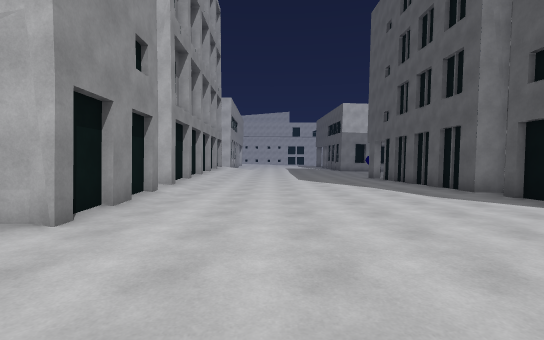
View 1 (above)

24 first-person views from a walk through a Unity game level. The camera is 1.5 m above the floor, tilts 2° down and sees 85° across. The floor is counted in squares, 2 m on a side. Each view is taken from the middle of a square. On the plan, view 1 faces up. The plan holds only what a view shows up to about 10 squares ahead; the rest is blank. The place goes on beyond the plan. The player is left out.

View 2
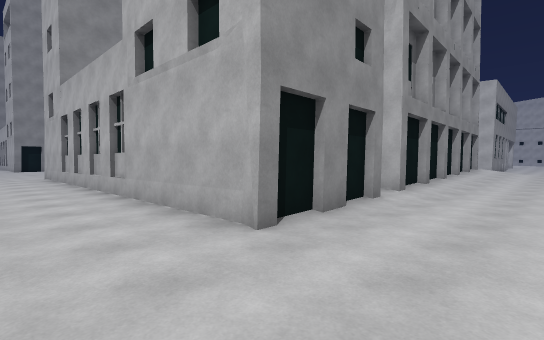

View 3
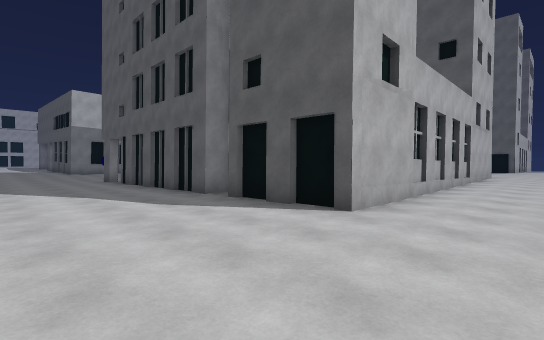

View 4
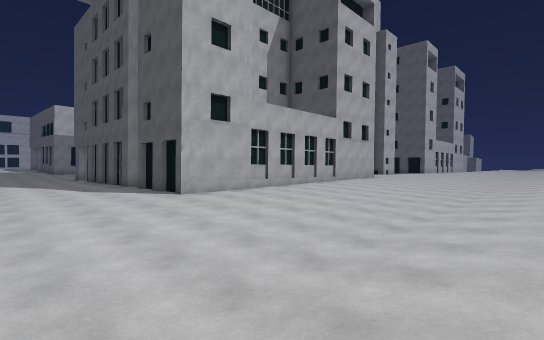

View 5
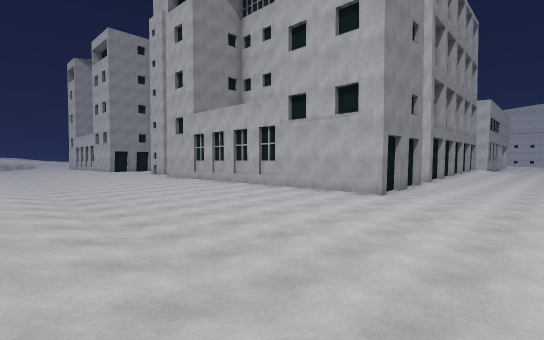

View 6
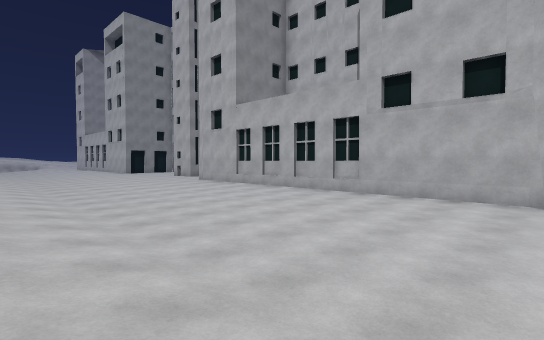

View 7
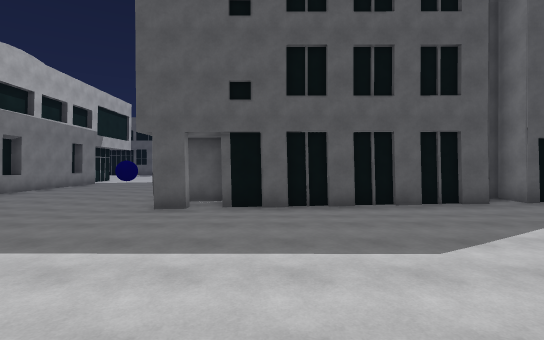

View 8
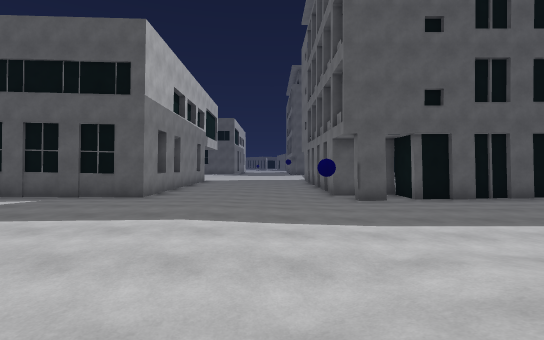

View 9
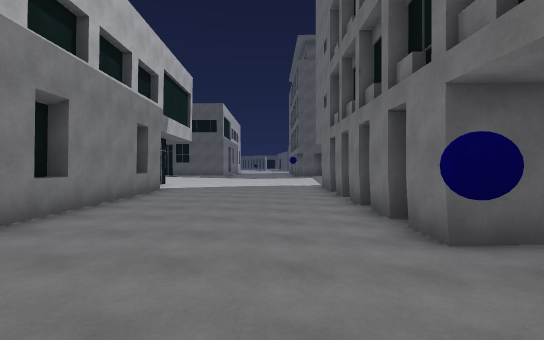

View 10
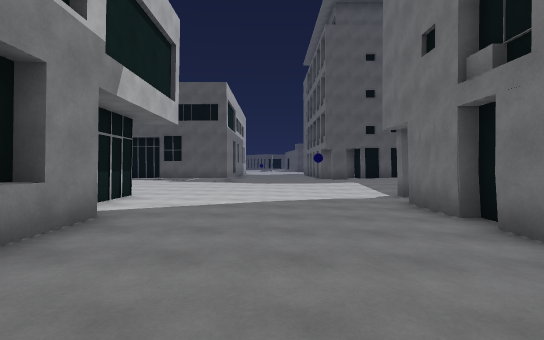

View 11
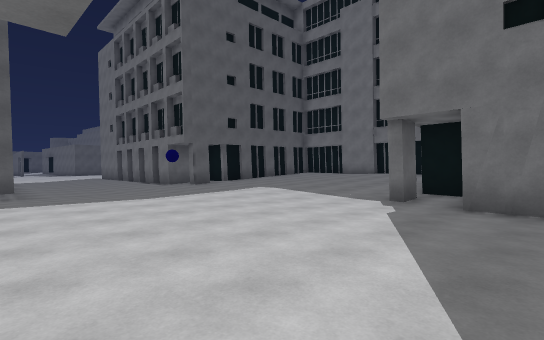

View 12
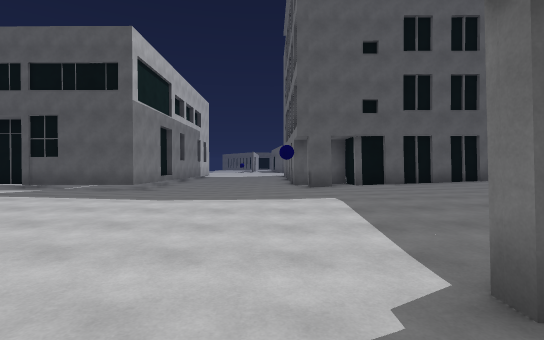

View 13
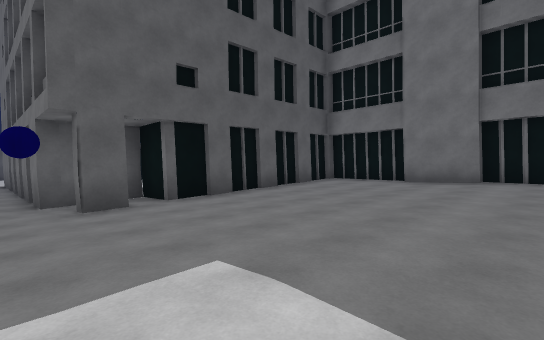

View 14
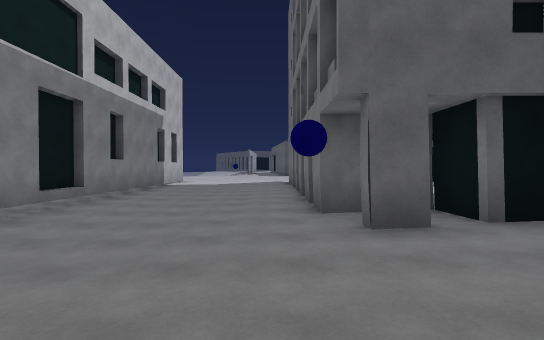

View 15
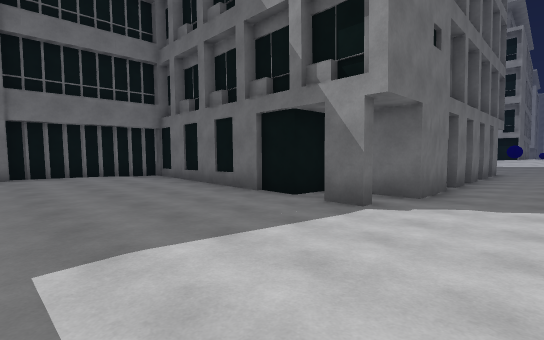

View 16
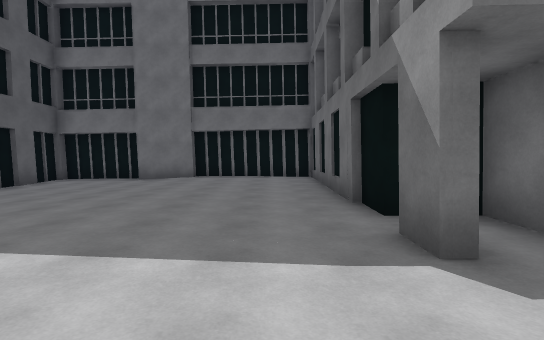

View 17
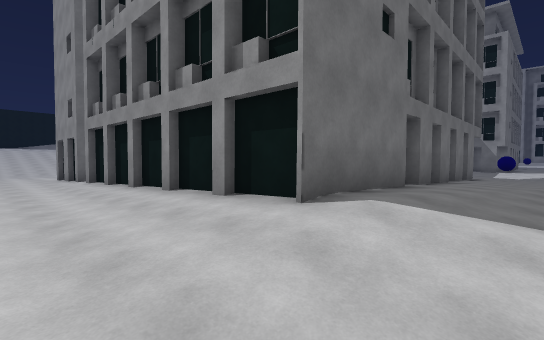

View 18
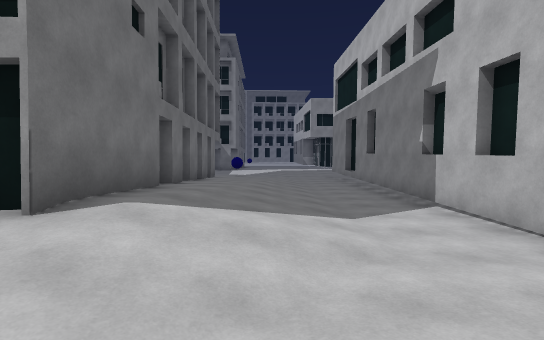

View 19
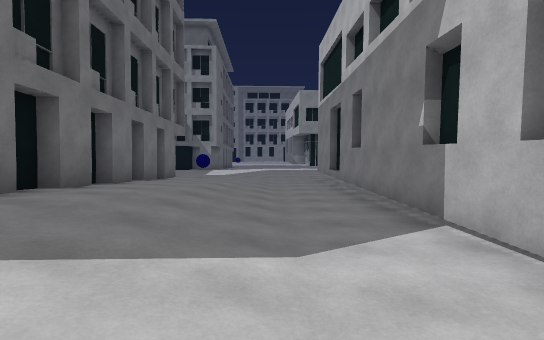

View 20
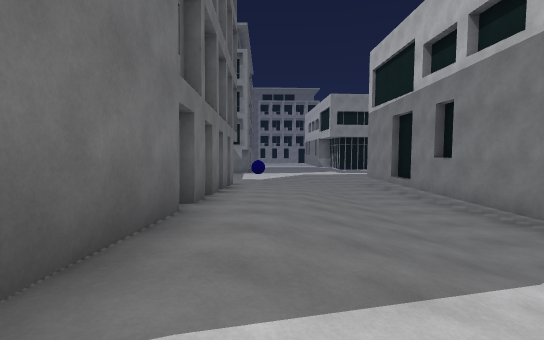

View 21
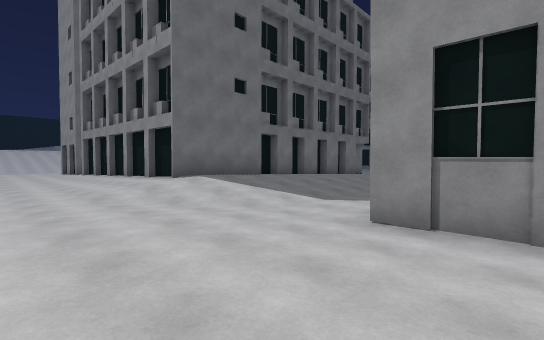

View 22
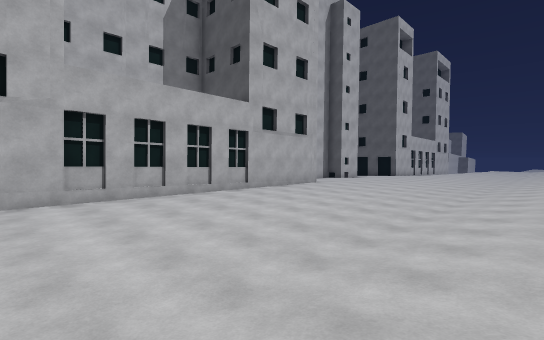

View 23
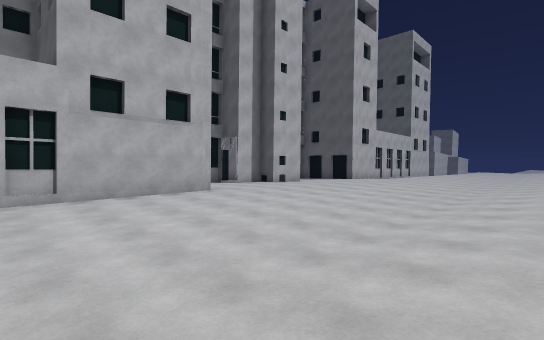

View 24
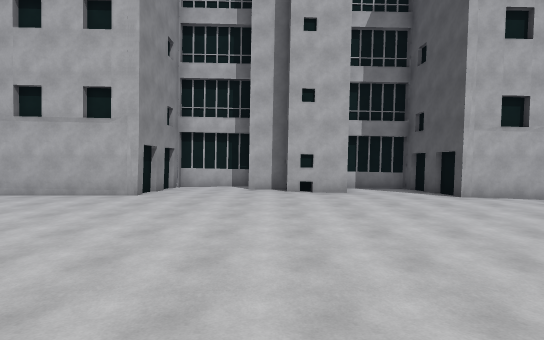

### Floor plan
Key: @ floor where view 1 was taken; # wall or solid block; . main floor; : floor 0.25 m higher than the main floor; - floor 0.25 m lower than the main floor; + floor 0.5 m higher than the main floor; _ floor 0.5 m lower than the main floor; * floor 0.75 m higher than the main floor; < floor 0.75 m lower than the main floor; ( floor 1 m lower than the main floor; ! floor 1.25 m lower than the main floor; / step, stairs or slope; O other object.
Columns run from 12 left of view 1 to 30 right of it. Each row starts with its distance up from view 1.
 22          #.::::..#        ##___ __<#
 21          #.::::..########-_______/<########
 20 ##########.::::....------________//(((((((!
 19 ...........::::...-------_______<//((((!!!!
 18 ...../////.::::/.-------________//((((!!!!!
 17 :::////////.:::/.------_________<<((((((!!!
 16 ::++++**////:../-O--________<<__<<<(((((((!
 15 :+########//:../--#########_<<___<<<#######
 14 ###      #//:...-##       #_#_____<<##
 13          #//:...-##       ###_____<<#
 12          #//:...-#         ##______<#
 11          #/::...-#          #_--____#
 10          #/::...-#          #----___#
  9          #/::....#          #-----__#
  8          #/::....#          #--###--#
  7          #/::....#          #########
  6          ##::....#          #. #  - #
  5           #::....#          #..## --#
  4           #::....#          #..###..#
  3 ###########......############.......###
  2 ::::::::::.........................../
  1  ....................................
  0 ............@.......................
 -1 ................................---
 -2 ...............---------------------
 -3 ///////////// //////////////////////
 -4 /////////////////////::::::::::::

Where each view was taken, in squares from view 1:
view 1: 0 up, 0 right, facing up
view 2: 1 up, 0 right, facing up-left
view 3: 1 up, 1 right, facing up-right
view 4: 4 down, 1 right, facing up-right
view 5: 4 down, 1 right, facing up-left
view 6: 4 down, 2 left, facing up-left
view 7: 12 up, 2 left, facing right
view 8: 17 up, 3 left, facing right
view 9: 17 up, 3 right, facing right
view 10: 18 up, 8 right, facing right
view 11: 21 up, 13 right, facing down-right
view 12: 16 up, 14 right, facing right
view 13: 16 up, 18 right, facing down-right
view 14: 16 up, 20 right, facing right
view 15: 17 up, 20 right, facing down-left
view 16: 17 up, 17 right, facing down
view 17: 17 up, 0 right, facing down-left
view 18: 17 up, 0 right, facing left
view 19: 18 up, 2 left, facing left
view 20: 16 up, 2 left, facing left
view 21: 22 up, 1 right, facing down-left
view 22: 4 down, 6 right, facing up-right
view 23: 4 down, 11 right, facing up-right
view 24: 4 down, 19 right, facing up
